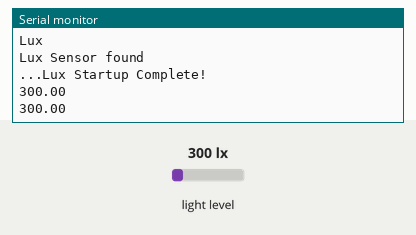
Recording of a sketch running on a simulated Arduino Nano, built with avr-gcc and run on an emulated ATmega328P. On the bench: the last lines printed to the serial monitor. Inputs (shaded band) come from the test bench; at power-on: light level 300 lx. Storage starts empty.

Above: at 1.2 s.
1.3 s: light level set to 40 lx
At 2.6 s:
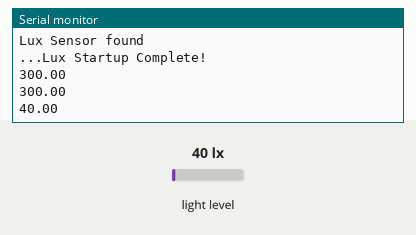
2.8 s: light level set to 500 lx
At 4.0 s:
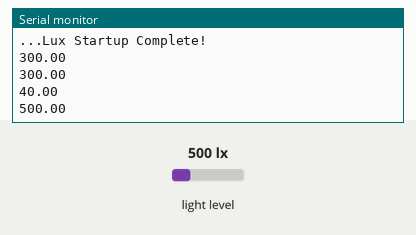
Timing chart, 0 to 5.8 s (numbered marks = the images above; inputs shaded):
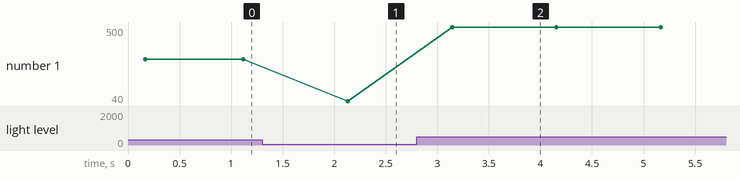

The sketch:

room_lux.ino
```cpp
#include "Adafruit_VEML7700.h"
#include <SPI.h>
#include <SD.h>

char filename[ ] = "roomlux.txt";
File myFile;
float lux;
int successfulStartup = 0;
int sensorPin = 0;
int analogPin = A0;
float aRead;

Adafruit_VEML7700 veml = Adafruit_VEML7700();

void setup() {
  Serial.begin(9600);
  Serial.println("Adafruit VEML7700 Test Starting Up...");
  Serial.print("Initializing SD card...");
  if (!SD.begin(4)) {
    Serial.println("SD initialization failed!");
    while (1); // This line freezes the Nano until its rebooted.
  }
  Serial.println("SD initialization done.");

   myFile = SD.open(filename, FILE_WRITE);  // open SD card file for writing

  if (myFile) {
    // open file if found or create a new file if it doesnt exist
    // file name cannot be longer than eight characters
    Serial.print("Writing...");
    Serial.println(filename);
    Serial.println("Lux");
    myFile.println("Lux");
    myFile.close();
  } else {
      // if the file didn't open, print an error:
      Serial.println("error opening");
      Serial.print(filename);
  }

  successfulStartup = veml.begin();  //returns "1" if successful

  if (successfulStartup == 1) {  // The following will print some useful debugging messages
    Serial.println("Lux Sensor found");
  } else {
    Serial.println("Lux Sensor not found");  // if the sensor is probably not wired correctly
    while (1);
  }

  veml.setGain(VEML7700_GAIN_1_8); // set gain of lux sensor to 1/8
  veml.setIntegrationTime(VEML7700_IT_100MS); // set integration time to 100 milliseconds

  Serial.println("...Lux Startup Complete!");


}

void loop() {
  lux = veml.readLux(); // read lux and print it to the serial monitor
  Serial.println(lux);

  myFile = SD.open(filename, FILE_WRITE); // open SD card file for writing

  if (myFile) {
    myFile.println(lux); // print lux to file
    myFile.close();
  }
  else {
  // if file doesn't open, print error
    Serial.println("error opening");
    Serial.print(filename);
  }
  delay(1000); // delay reading for 1 second
}
```

Measured:
- after the input at 1.3 s, the serial monitor: prints a new line after 0.83 s (image 1)
- after the input at 2.8 s, the serial monitor: prints a new line after 0.34 s (image 2)
- plotted number 1: 300 → 40 after the input at 1.3 s, 40 → 500 after the input at 2.8 s
